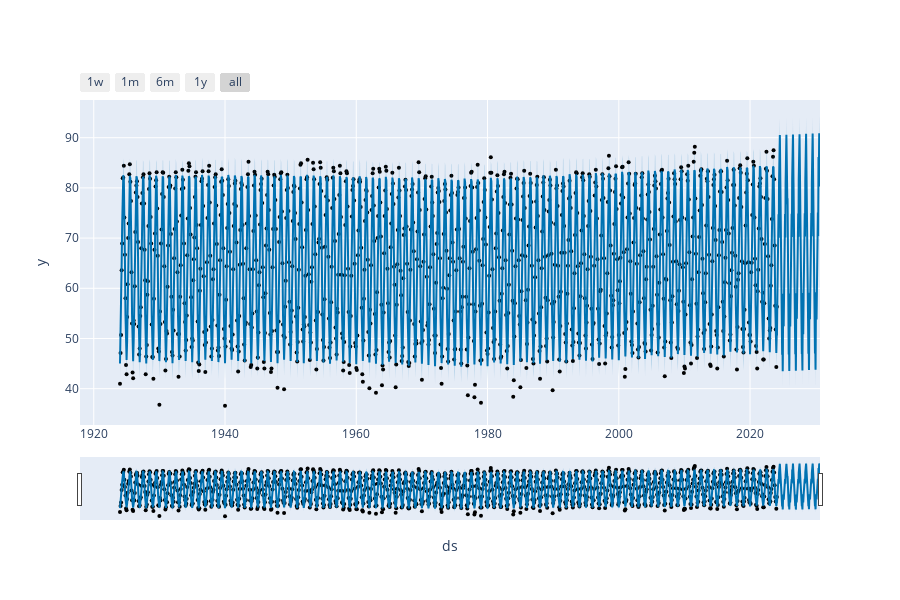

Notebook cell for this chart:
### Code cell
from prophet import Prophet
from prophet.plot import plot_plotly, plot_components_plotly
model = Prophet()
model.fit(forecast_data)
forecasts = model.make_future_dataframe(periods=2400)
predictions = model.predict(forecasts)
plot_plotly(model, predictions)

### Figure 1 — Plotly figure (JSON) as saved in the notebook; plotly's stock layout.template omitted (floating-point values rounded to 4 significant figures; data arrays with more than 128 entries replaced by an {"elided": "..."} marker saying what was removed)
{"data": [{"marker": {"color": "black", "size": 4}, "mode": "markers", "name": "Actual", "type": "scatter", "x": {"elided": "1202 str values"}, "y": {"elided": "1202 float values"}}, {"hoverinfo": "skip", "line": {"width": 0}, "mode": "lines", "type": "scatter", "x": {"elided": "3602 str values"}, "y": {"elided": "3602 float values"}}, {"fill": "tonexty", "fillcolor": "rgba(0, 114, 178, 0.2)", "line": {"color": "#0072B2", "width": 2}, "mode": "lines", "name": "Predicted", "type": "scatter", "x": {"elided": "3602 str values"}, "y": {"elided": "3602 float values"}}, {"fill": "tonexty", "fillcolor": "rgba(0, 114, 178, 0.2)", "hoverinfo": "skip", "line": {"width": 0}, "mode": "lines", "type": "scatter", "x": {"elided": "3602 str values"}, "y": {"elided": "3602 float values"}}], "layout": {"height": 600, "showlegend": false, "width": 900, "xaxis": {"rangeselector": {"buttons": [{"count": 7, "label": "1w", "step": "day", "stepmode": "backward"}, {"count": 1, "label": "1m", "step": "month", "stepmode": "backward"}, {"count": 6, "label": "6m", "step": "month", "stepmode": "backward"}, {"count": 1, "label": "1y", "step": "year", "stepmode": "backward"}, {"step": "all"}]}, "rangeslider": {"visible": true}, "title": {"text": "ds"}, "type": "date"}, "yaxis": {"title": {"text": "y"}}}}
